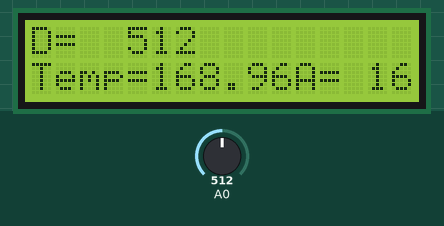
This sketch was run on a simulated ESP8266 (NodeMCU). Parts: 16×2 character LCD. The inputs (shaded band) are chosen by the test bench; at power-on: A0 = 512.

Above: at 1.2 s.
1.3 s: A0 set to 716
At 2.2 s:
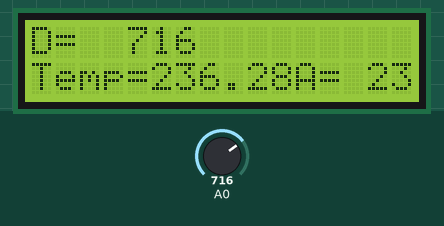
2.8 s: A0 set to 900
At 3.3 s:
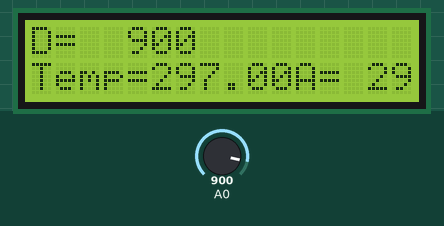
4.3 s: A0 set to 1023
At 5.3 s:
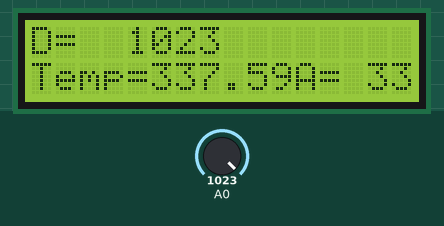
Timing chart, 0 to 7.3 s (numbered marks = the images above; inputs shaded):
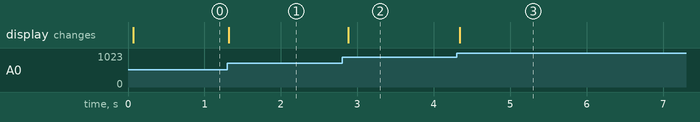

The sketch:

Temperature.ino
```cpp
#include<stdio.h>
#include<LiquidCrystal.h>

LiquidCrystal lcd(D0,D1, D2, D3, D4, D5);

void setup()
{

  pinMode(A0, INPUT);
  lcd.begin(16, 2);
}

void loop()
{
  int temp = analogRead(A0);

  lcd.setCursor(0,0);
  lcd.print("D= ");
  lcd.setCursor(4,0);
  lcd.print(temp);
  lcd.setCursor(0,1);
  lcd.print("Temp= ");
  lcd.setCursor(5,1);
  lcd.print((temp*3.3)/10);
  lcd.setCursor(11, 1);
  lcd.print("A= ");
  lcd.setCursor(14,1);
  lcd.print(temp*3.3);
  delay(100);
}
```

Measured:
- after the input at 1.3 s, the display: changes at once (image 1)
- after the input at 2.8 s, the display: changes after 0.08 s (image 2)
- after the input at 4.3 s, the display: changes at once (image 3)
